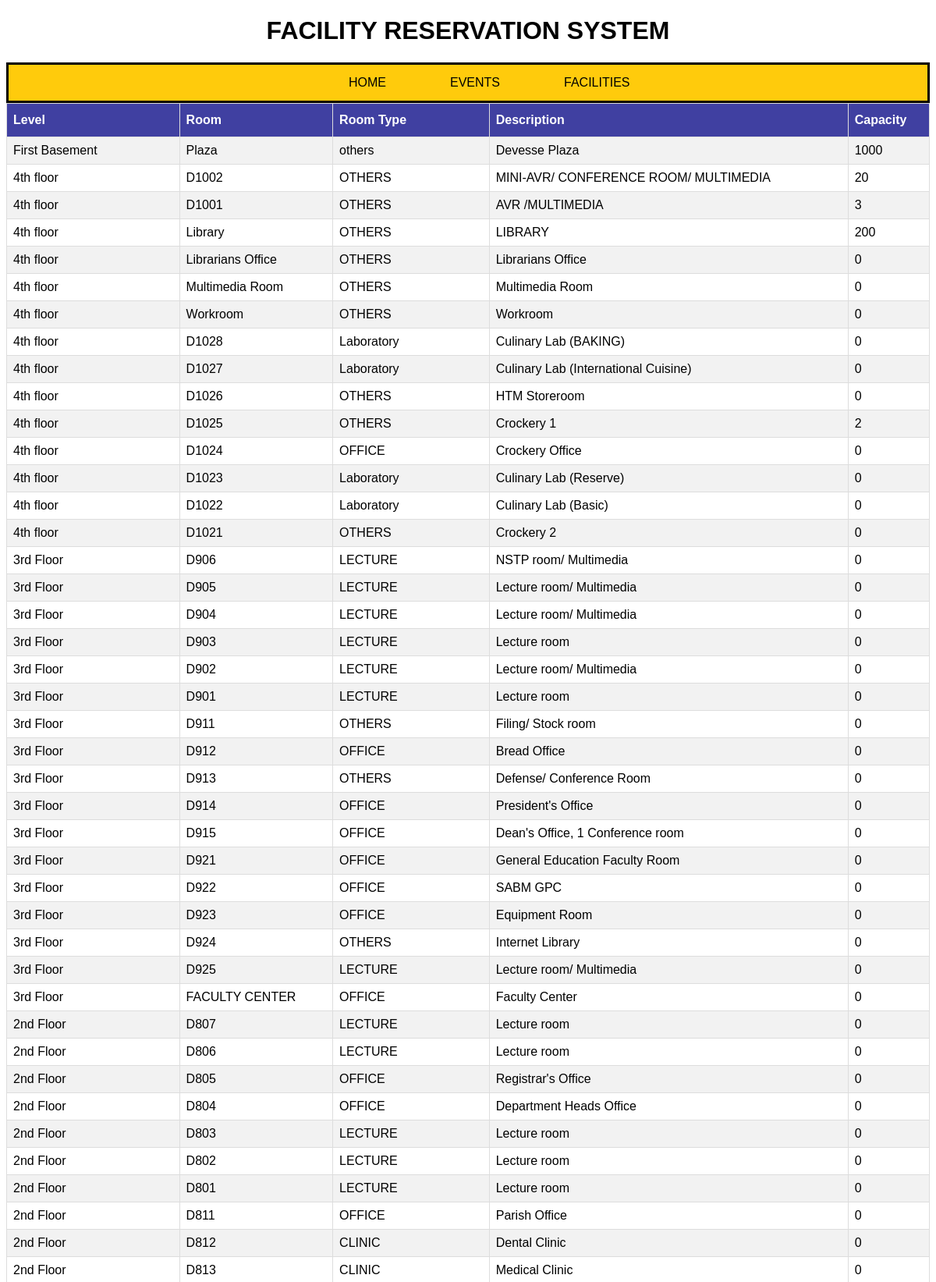
The page /itproject/php/list_facilities_home.php (upper part) on the database its author committed.
### tables this page shows
CREATE TABLE `facility` (
  `FacID` int(11) NOT NULL,
  `Level` varchar(255) NOT NULL,
  `room` varchar(255) NOT NULL,
  `roomType` varchar(255) NOT NULL,
  `description` varchar(255) NOT NULL,
  `capacity` int(255) NOT NULL,
  `Reservation` varchar(255) NOT NULL
);

### itproject/php/list_facilities_home.php (the view, shortened to what this page needs)
<?php include('DBConnector.php'); ?>
<!DOCTYPE html>
<html>
<head>
  <link rel="stylesheet" type="text/css" href="../stylesheet/style.css">
  <h1>FACILITY RESERVATION SYSTEM</h1>
</head>
<body>
  <ul class="menu">
    <li class="home_index"><a href="../index.html" class="home">HOME</a></li>
    <li class="events_index"><a href="event_page_home.php" class="events">EVENTS</a></li>
    <li class="faci_index"><a href="list_facilities_home.php" class="faci">FACILITIES</a></li>
  </ul>
    <table id="customers">
      <tr>
        <th>Level</th>
        <th>Room</th>
        <th>Room Type</th>
        <th>Description</th>
        <th>Capacity</th>
      </tr>
  <?php
    $sql = "SELECT * FROM facility";
    $result = $conn-> query($sql);
    if ($result-> num_rows > 0){
      while ($row = $result-> fetch_assoc()){
        echo "<tr>
            <td>" . $row["Level"] . "</td>
            <td>" . $row["room"] . "</td>
            <td>" . $row["roomType"] . "</td>
            <td>"  . $row["description"] . "</td>
            <td>" . $row["capacity"] . "</td>
            </tr>";
      }
      echo "</table>";
    }else{
      echo "0 result";
    }
  ?>
</body>
</html>

### itproject/stylesheet/style.css (style rules this page uses)
h1 { text-align: center; }
ul.menu { list-style-type: none; margin: 0px; padding: 0; overflow: hidden; background-color:#ffcb0c; border-style: solid; }
li.home_index { float: left; margin-right: -450px; margin-left: 420px; }
li.events_index { float: left; margin-right: -450px; margin-left: 500px; }
li.faci_index { float: left; margin-right: -450px; margin-left: 500px; }
li a.home { display: block; color: black; text-align: center; padding: 14px 16px; text-decoration: none; font-style: bold; }
li a.events { display: block; color: black; text-align: center; padding: 14px 16px; text-decoration: none; font-style: bold; }
li a.faci { display: block; color: black; text-align: center; padding: 14px 16px; text-decoration: none; font-style: bold; }
body { font-family: Arial, Helvetica, sans-serif; }
#customers { font-family: "Trebuchet MS", Arial, Helvetica, sans-serif; border-collapse: collapse; width: 100%; }
#customers td, #customers th { border: 1px solid #ddd; padding: 8px; }
#customers tr:nth-child(even) { background-color: #f2f2f2; }
#customers th { padding-top: 12px; padding-bottom: 12px; text-align: left; background-color: #4040a1; color: white }

### rows shown on the page
facility: Level "First Basement", room "Plaza", roomType "others", description "Devesse Plaza", capacity "1000"
facility: Level "4th floor", room "D1002", roomType "OTHERS", description "MINI-AVR/ CONFERENCE ROOM/ MULTIMEDIA", capacity "20"
facility: Level "4th floor", room "D1001", roomType "OTHERS", description "AVR /MULTIMEDIA", capacity "3"
facility: Level "4th floor", room "Library", roomType "OTHERS", description "LIBRARY", capacity "200"
facility: Level "4th floor", room "Librarians Office", roomType "OTHERS", description "Librarians Office", capacity "0"
facility: Level "4th floor", room "Multimedia Room", roomType "OTHERS", description "Multimedia Room", capacity "0"
facility: Level "4th floor", room "Workroom", roomType "OTHERS", description "Workroom", capacity "0"
facility: Level "4th floor", room "D1028", roomType "Laboratory", description "Culinary Lab (BAKING)", capacity "0"
facility: Level "4th floor", room "D1027", roomType "Laboratory", description "Culinary Lab (International Cuisine)", capacity "0"
facility: Level "4th floor", room "D1026", roomType "OTHERS", description "HTM Storeroom", capacity "0"
facility: Level "4th floor", room "D1025", roomType "OTHERS", description "Crockery 1", capacity "2"
facility: Level "4th floor", room "D1024", roomType "OFFICE", description "Crockery Office", capacity "0"
facility: Level "4th floor", room "D1023", roomType "Laboratory", description "Culinary Lab (Reserve)", capacity "0"
facility: Level "4th floor", room "D1022", roomType "Laboratory", description "Culinary Lab (Basic)", capacity "0"
facility: Level "4th floor", room "D1021", roomType "OTHERS", description "Crockery 2", capacity "0"
facility: Level "3rd Floor", room "D906", roomType "LECTURE", description "NSTP room/ Multimedia", capacity "0"
facility: Level "3rd Floor", room "D905", roomType "LECTURE", description "Lecture room/ Multimedia", capacity "0"
facility: Level "3rd Floor", room "D904", roomType "LECTURE", description "Lecture room/ Multimedia", capacity "0"
facility: Level "3rd Floor", room "D903", roomType "LECTURE", description "Lecture room", capacity "0"
facility: Level "3rd Floor", room "D902", roomType "LECTURE", description "Lecture room/ Multimedia", capacity "0"
facility: Level "3rd Floor", room "D901", roomType "LECTURE", description "Lecture room", capacity "0"
facility: Level "3rd Floor", room "D911", roomType "OTHERS", description "Filing/ Stock room", capacity "0"
facility: Level "3rd Floor", room "D912", roomType "OFFICE", description "Bread Office", capacity "0"
facility: Level "3rd Floor", room "D913", roomType "OTHERS", description "Defense/ Conference Room", capacity "0"
facility: Level "3rd Floor", room "D914", roomType "OFFICE", description "President's Office", capacity "0"
facility: Level "3rd Floor", room "D915", roomType "OFFICE", description "Dean's Office, 1 Conference room", capacity "0"
facility: Level "3rd Floor", room "D921", roomType "OFFICE", description "General Education Faculty Room", capacity "0"
facility: Level "3rd Floor", room "D922", roomType "OFFICE", description "SABM GPC", capacity "0"
facility: Level "3rd Floor", room "D923", roomType "OFFICE", description "Equipment Room", capacity "0"
facility: Level "3rd Floor", room "D924", roomType "OTHERS", description "Internet Library", capacity "0"
facility: Level "3rd Floor", room "D925", roomType "LECTURE", description "Lecture room/ Multimedia", capacity "0"
facility: Level "3rd Floor", room "FACULTY CENTER", roomType "OFFICE", description "Faculty Center", capacity "0"
facility: Level "2nd Floor", room "D807", roomType "LECTURE", description "Lecture room", capacity "0"
facility: Level "2nd Floor", room "D806", roomType "LECTURE", description "Lecture room", capacity "0"
facility: Level "2nd Floor", room "D805", roomType "OFFICE", description "Registrar's Office", capacity "0"
facility: Level "2nd Floor", room "D804", roomType "OFFICE", description "Department Heads Office", capacity "0"
facility: Level "2nd Floor", room "D803", roomType "LECTURE", description "Lecture room", capacity "0"
facility: Level "2nd Floor", room "D802", roomType "LECTURE", description "Lecture room", capacity "0"
facility: Level "2nd Floor", room "D801", roomType "LECTURE", description "Lecture room", capacity "0"
facility: Level "2nd Floor", room "D811", roomType "OFFICE", description "Parish Office", capacity "0"
facility: Level "2nd Floor", room "D812", roomType "CLINIC", description "Dental Clinic", capacity "0"
facility: Level "2nd Floor", room "D813", roomType "CLINIC", description "Medical Clinic", capacity "0"
